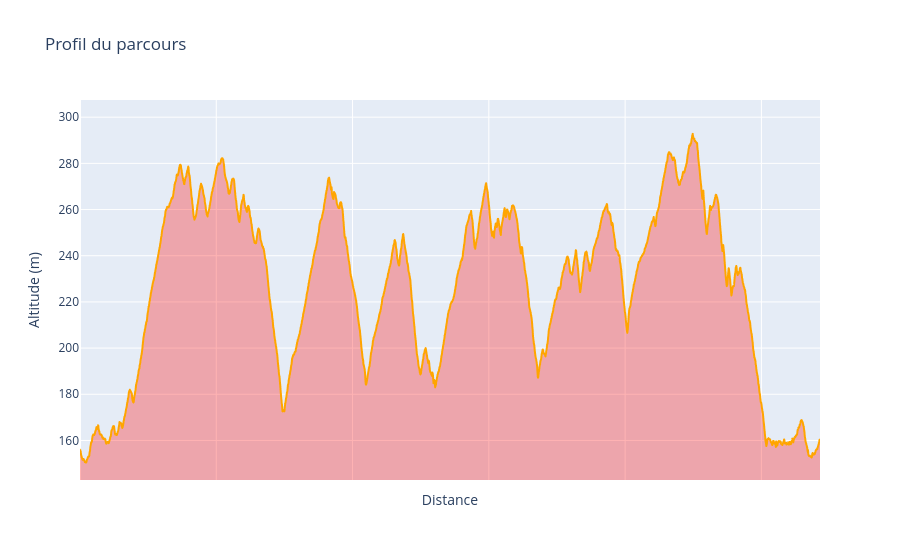

The cell this chart's notebook holds for it:
### Code cell
fig = px.line(x=range(len(elevation[trip_key])), y=elevation[trip_key], title='Profil du parcours', labels={"x": "Distance", "y": "Altitude (m)"})
fig.update_traces(fill='tozeroy', fillcolor='rgba(255, 0, 0, 0.3)', line=dict(color='orange', width=2))
fig.update_xaxes(showticklabels=False)
fig.update_yaxes(range=[0.95*min(elevation[trip_key]), 1.05*max(elevation[trip_key])], tick0=0)
fig

### Figure 1 — Plotly figure (JSON) as saved in the notebook; plotly's stock layout.template omitted (floating-point values rounded to 4 significant figures; data arrays with more than 128 entries replaced by an {"elided": "..."} marker saying what was removed)
{"data": [{"fill": "tozeroy", "fillcolor": "rgba(255, 0, 0, 0.3)", "hovertemplate": "Distance=%{x}<br>Altitude (m)=%{y}<extra></extra>", "legendgroup": "", "line": {"color": "orange", "dash": "solid", "width": 2}, "marker": {"symbol": "circle"}, "mode": "lines", "name": "", "showlegend": false, "type": "scattergl", "x": {"elided": "2716 int values"}, "xaxis": "x", "y": {"elided": "2716 float values"}, "yaxis": "y"}], "layout": {"legend": {"tracegroupgap": 0}, "title": {"text": "Profil du parcours"}, "xaxis": {"anchor": "y", "domain": [0, 1], "showticklabels": false, "title": {"text": "Distance"}}, "yaxis": {"anchor": "x", "domain": [0, 1], "range": [142.9, 307.4], "tick0": 0, "title": {"text": "Altitude (m)"}}}}
